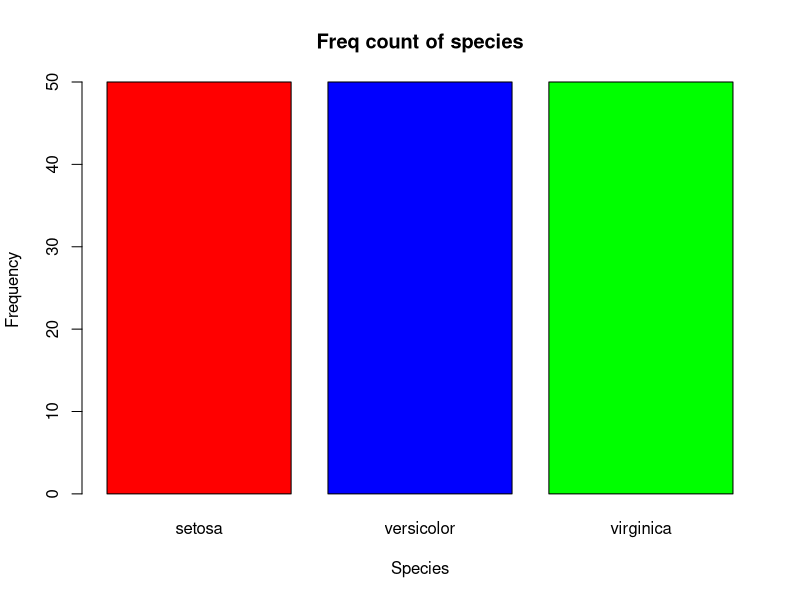

Source code (R):
df_iris = iris
str(df_iris)
freq_species <- table(df_iris$Species)
barplot(freq_species, main = "Freq count of species",
        xlab = "Species",
        ylab = "Frequency",
        col = c("red", "blue", "green"))
